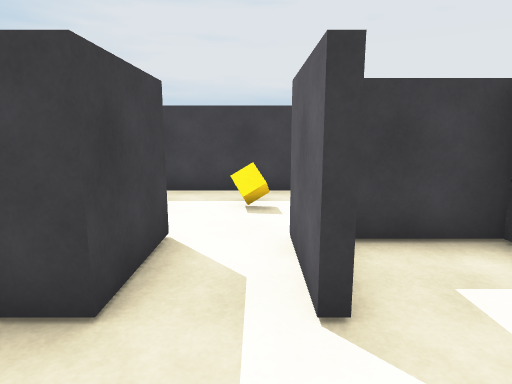
[1] (above)

16 first-person views from a walk through a Unity game level. The camera is 1.4 m above the floor, tilts 10° down and sees 75° across. The floor is counted in squares, 1 m on a side. Each view is taken from the middle of a square. On the plan, view 1 faces up. The plan holds only what a view shows up to about 15 squares ahead; the rest is blank. The place goes on beyond the plan. The player character is not drawn.

[2]
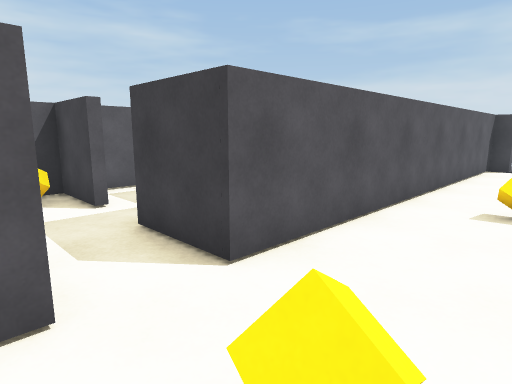

[3]
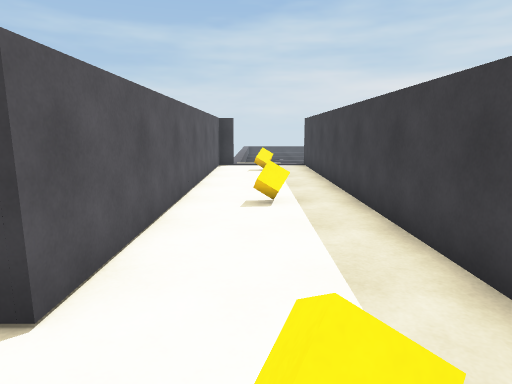

[4]
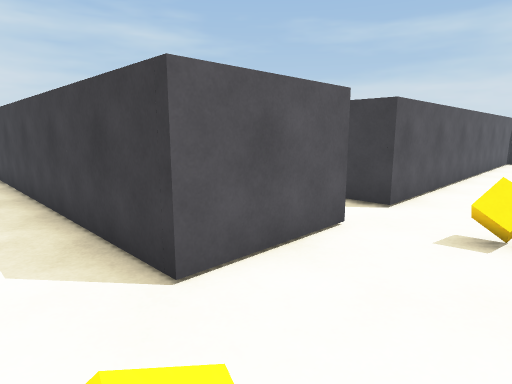

[5]
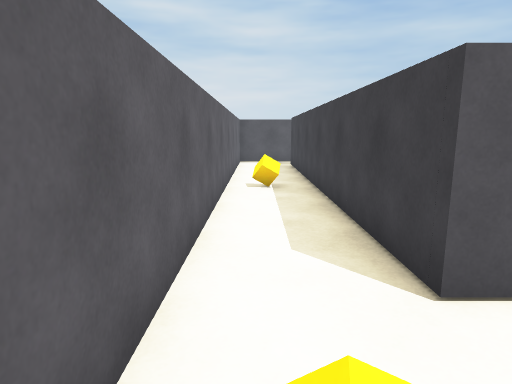

[6]
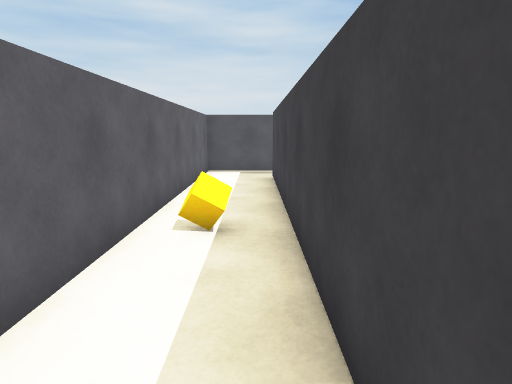

[7]
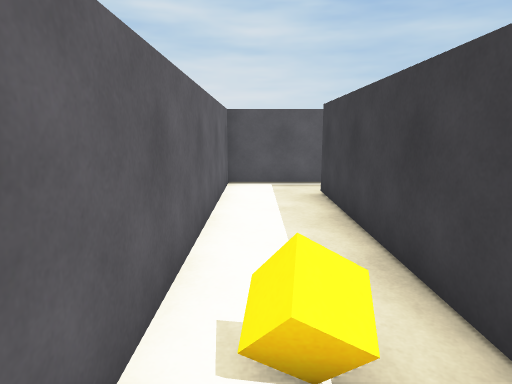

[8]
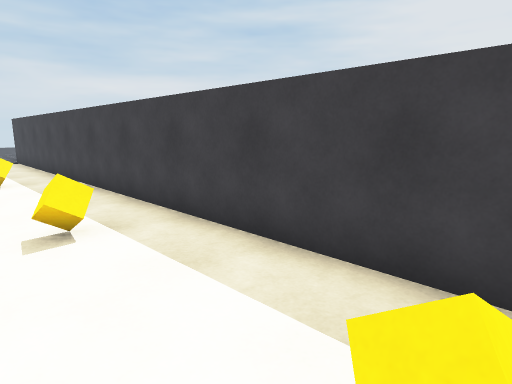

[9]
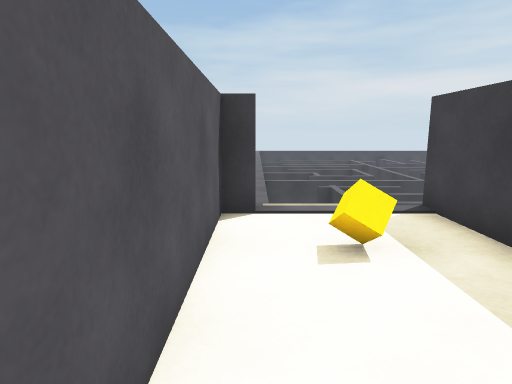

[10]
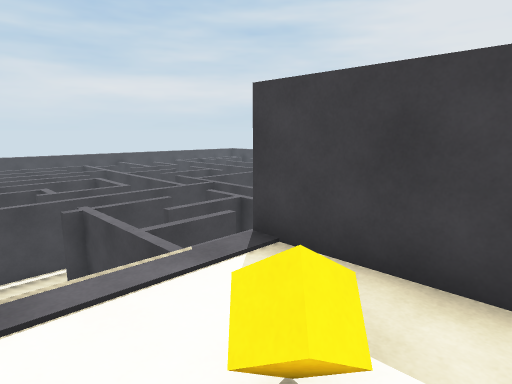

[11]
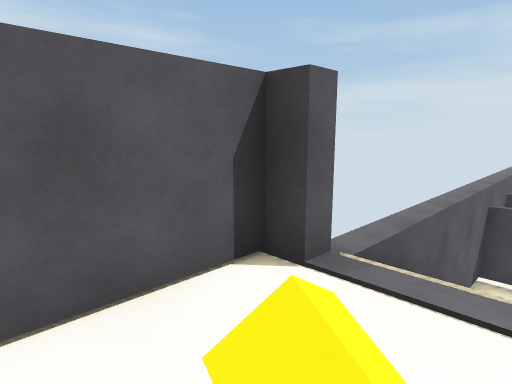

[12]
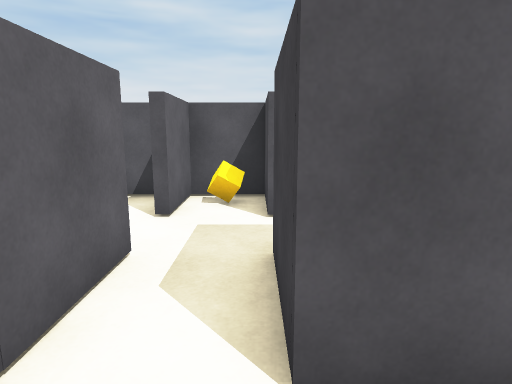

[13]
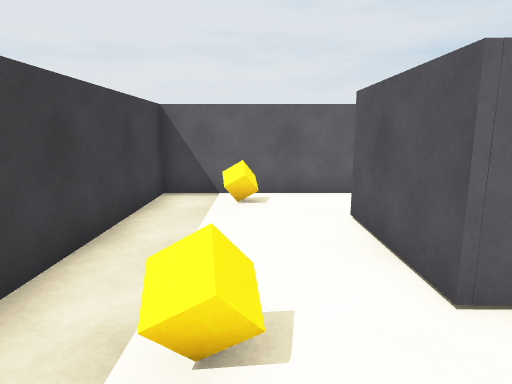

[14]
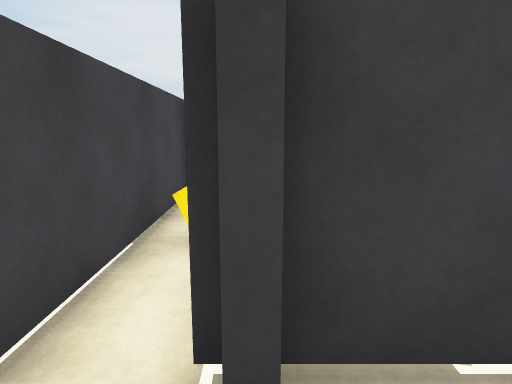

[15]
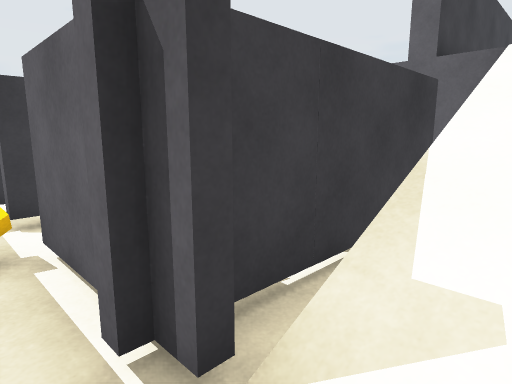

[16]
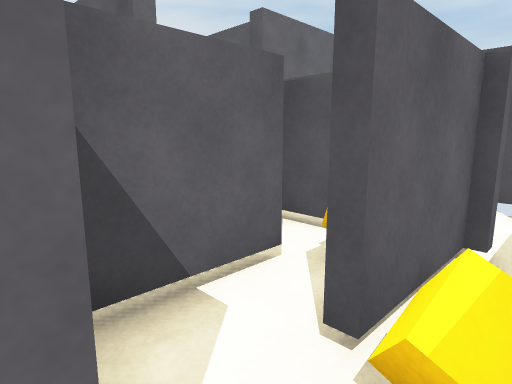

### Floor plan
Key: @ floor where view 1 was taken; # wall or solid block; . main floor; - floor 2.75 m lower than the main floor; / step, stairs or slope; = window, fence, low wall or low ledge; ^ raised ledge; v drop or lower ground; C cube.
Columns run from 22 left of view 1 to 6 right of it. Each row starts with its distance up from view 1.
 13 ###
 12 #-##
 11 #--#
 10 #C##
  9 #-##
  8 #-###########################
  7 #-# vv//....................#
  6 #-////  ..C.....C.....C....C#
  5 #####^= #...................#
  4         ##############.###..#
  3                     ##.#.#..#
  2                     ##...#..#
  1                     .... #..#
  0                     .#@# #..#
 -1                    ..#C#.#..#
 -2                    #######.C#
 -3                          #..#
 -4                          #..#
 -5                          #..#
 -6                          #..#
 -7                          #..#
 -8                          #..#
 -9                          ####

Positions as (right, up) in squares from view 1, and headings:
1: (0, 0), facing up
2: (1, 7), facing down-left
3: (1, 6), facing left
4: (5, 7), facing down-left
5: (5, 7), facing down
6: (4, 3), facing down
7: (5, 0), facing down
8: (5, 5), facing up-left
9: (-8, 5), facing left
10: (-11, 5), facing up-left
11: (-11, 7), facing down-left
12: (-1, 6), facing down
13: (-2, 6), facing right
14: (-20, 6), facing up
15: (-21, 6), facing up-right
16: (-21, 12), facing down-right
